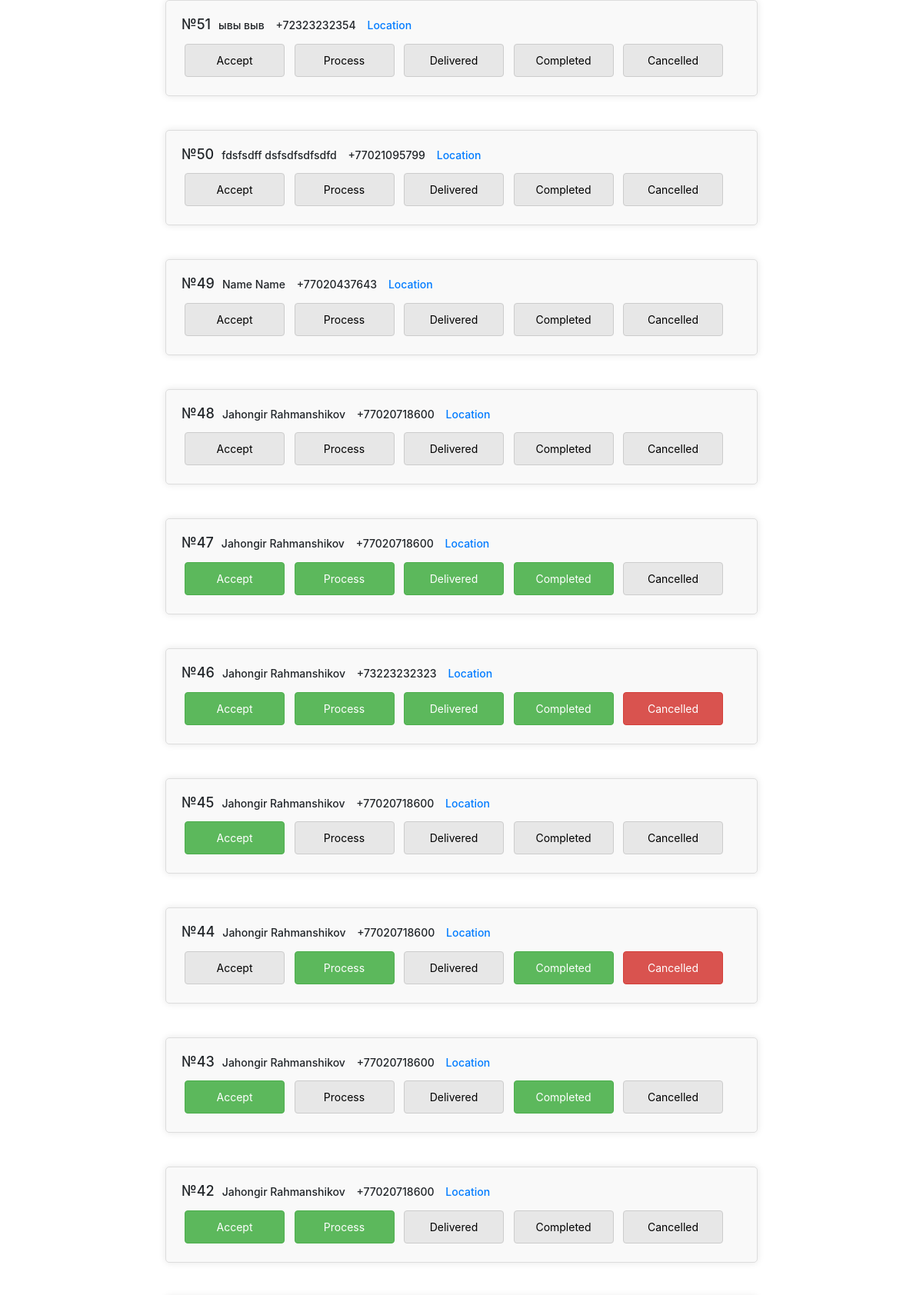
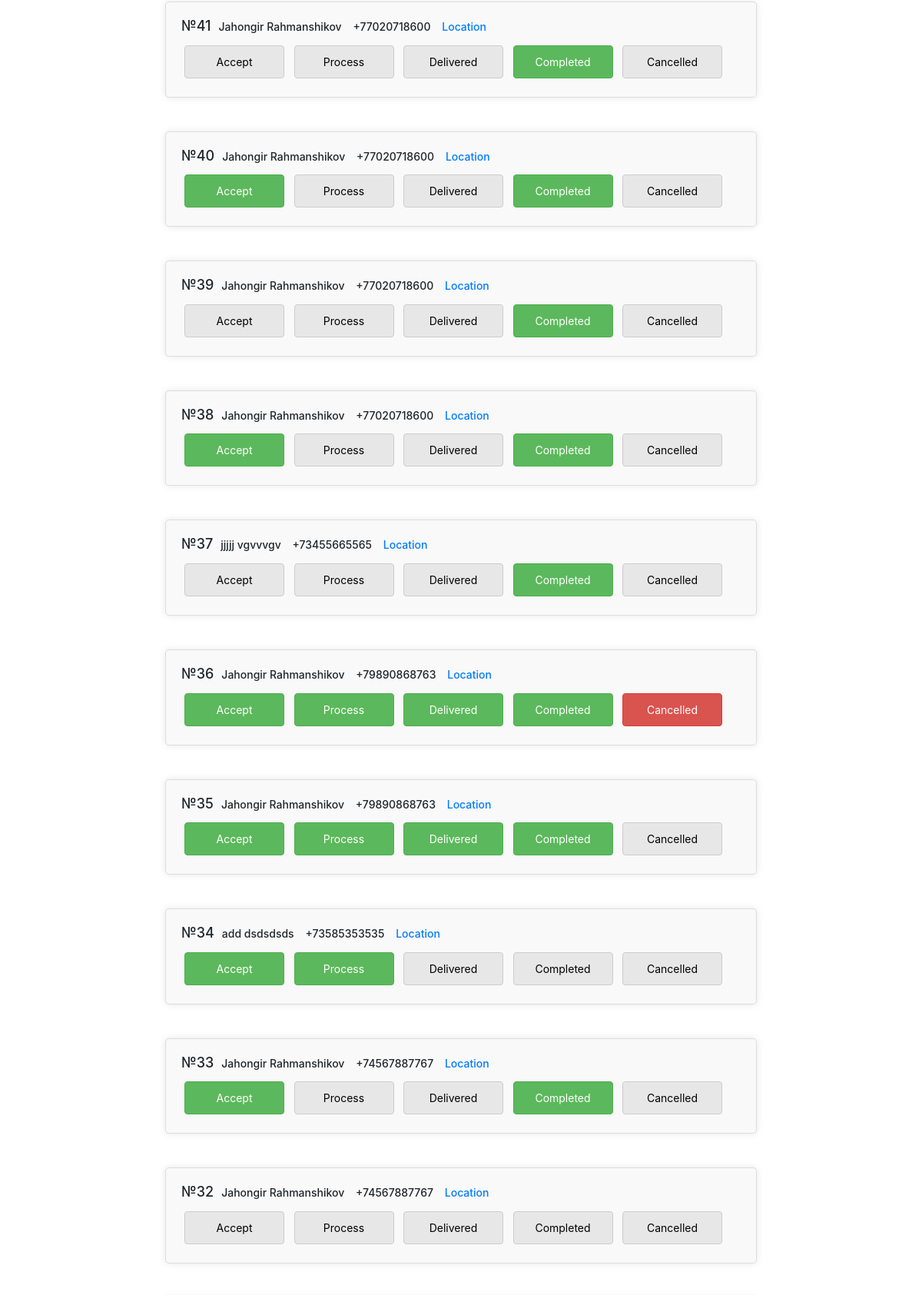
The page / (upper part) on the database its author committed (2 pictures, top to bottom).
### main/models.py (models this page shows, shortened)
class OrderModel(models.Model):
    user = models.ForeignKey(UserModel, on_delete=models.CASCADE, related_name='order_user', default=1)
    productsList = models.ManyToManyField('ProductModel', related_name='order_product')
    description = models.TextField(default='')
    locationLink = models.URLField()
    totalPrice = models.DecimalField(max_digits=10, decimal_places=2)
    createdAt = models.DateTimeField(auto_now_add=True)
    isAccepted = models.BooleanField(default=False)
    isProcess = models.BooleanField(default=False)
    isDelivered = models.BooleanField(default=False)
    isCompleted = models.BooleanField(default=False)
    isCanceled = models.BooleanField(default=False)

class UserModel(models.Model):
    fullName = models.CharField(max_length=255)
    phoneNumber = models.CharField(max_length=20)
    password = models.CharField(max_length=255)
    favoriteProducts = models.ManyToManyField('ProductModel', blank=True)
    orders = models.ManyToManyField('OrderModel', related_name='user_orders', blank=True)

### main/views.py (the view)
# urls.py: path('', indexHadler, name='index-handler'),
def indexHadler(request):
    order_model = OrderModel.objects.all()
    return render(request, 'index.html', {'order_model': order_model})

### templates/index.html (shortened to what this page needs)
    <!DOCTYPE html>
    <html lang="en">
    <head>
        <link rel="stylesheet" href="https://stackpath.bootstrapcdn.com/bootstrap/4.5.2/css/bootstrap.min.css">
        <link rel="stylesheet" href="https://cdnjs.cloudflare.com/ajax/libs/font-awesome/5.15.4/css/all.min.css" />
    </head>
    <body>
        <div class="container-fluid">
            {% for order in order_model reversed %}
            <div class="row mb-4">
                <div class="col-md-8 mx-auto">
                    <div class="container">
                        <h2>№{{ order.id }}<span>{{ order.user.fullName }}</span> <span>{{ order.user.phoneNumber }}</span> <span><a href="{{ order.locationLink }}">Location</a></span></h2>
                        <div class="status-buttons">
                            <button id="acceptBtn-{{ order.id }}" class="button {% if order.isAccepted %} {% if order.isAccepted == True %}green{% else %}button{% endif %} {% endif %}" {% if order.isCanceled %} {% if order.isCanceled == True %}disabled{% endif %} {% endif %} data-order-id="{{ order.id }}" data-status-field="isAccepted">Accept</button>
                            <button id="processBtn-{{ order.id }}" class="button {% if order.isProcess %} {% if order.isProcess == True %}green{% else %}button2{% endif %} {% endif %}" {% if order.isCanceled %} {% if order.isCanceled == True %}disabled{% endif %} {% endif %} data-order-id="{{ order.id }}" data-status-field="isProcess">Process</button>
                            <button id="deliveredBtn-{{ order.id }}" class="button {% if order.isDelivered %} {% if order.isDelivered == True %}green{% else %}button3{% endif %} {% endif %}" {% if order.isCanceled %} {% if order.isCanceled == True %}disabled{% endif %} {% endif %} data-order-id="{{ order.id }}" data-status-field="isDelivered">Delivered</button>
                            <button id="completedBtn-{{ order.id }}" class="button {% if order.isCompleted %} {% if order.isCompleted == True %}green{% else %}button4{% endif %} {% endif %}" {% if order.isCanceled %} {% if order.isCanceled == True %}disabled{% endif %} {% endif %} data-order-id="{{ order.id }}" data-status-field="isCompleted">Completed</button>
                            <button id="cancelledBtn-{{ order.id }}" class="button {% if order.isCanceled %} {% if order.isCanceled == True %}red{% else %}button5{% endif %} {% endif %}" {% if order.isCanceled %} {% if order.isCanceled == True %}disabled{% endif %} {% endif %} data-order-id="{{ order.id }}" data-status-field="isCanceled">Cancelled</button>
                        </div>
                    </div>
                </div>
            </div>
            {% endfor %}
        </div>
    </body>
    </html>

### templates/index.html (style rules this page uses)
.button { background-color: #e7e7e7; color: black; padding: 10px 20px; text-align: center; text-decoration: none; display: inline-block; font-size: 14px; margin: 4px; border: 1px solid #ccc; border-radius: 4px; transition: background-color 0.3s ease; width: 130px; }
.button.green { background-color: #5cb85c; color: white; border-color: #4cae4c; }
.button.red { background-color: #d9534f; color: white; border-color: #d43f3a; }
.container { border: 1px solid #ddd; border-radius: 5px; padding: 20px; margin-bottom: 20px; background-color: #f9f9f9; box-shadow: 0 0 10px rgba(0,0,0,0.1); }
h2 { font-size: 18px; margin-bottom: 10px; }
span { font-size: 14px; margin-left: 10px; }
a { color: #007bff; text-decoration: none; }

### rows shown on the page
OrderModel: id "51", user.fullName "ывы выв", user.phoneNumber "+72323232354"
OrderModel: id "50", user.fullName "fdsfsdff dsfsdfsdfsdfd", user.phoneNumber "+77021095799"
OrderModel: id "49", user.fullName "Name Name", user.phoneNumber "+77020437643"
OrderModel: id "48", user.fullName "Jahongir Rahmanshikov", user.phoneNumber "+77020718600"
OrderModel: id "47", user.fullName "Jahongir Rahmanshikov", user.phoneNumber "+77020718600"
OrderModel: id "46", user.fullName "Jahongir Rahmanshikov", user.phoneNumber "+73223232323"
OrderModel: id "45", user.fullName "Jahongir Rahmanshikov", user.phoneNumber "+77020718600"
OrderModel: id "44", user.fullName "Jahongir Rahmanshikov", user.phoneNumber "+77020718600"
OrderModel: id "43", user.fullName "Jahongir Rahmanshikov", user.phoneNumber "+77020718600"
OrderModel: id "42", user.fullName "Jahongir Rahmanshikov", user.phoneNumber "+77020718600"
OrderModel: id "41", user.fullName "Jahongir Rahmanshikov", user.phoneNumber "+77020718600"
OrderModel: id "40", user.fullName "Jahongir Rahmanshikov", user.phoneNumber "+77020718600"
OrderModel: id "39", user.fullName "Jahongir Rahmanshikov", user.phoneNumber "+77020718600"
OrderModel: id "38", user.fullName "Jahongir Rahmanshikov", user.phoneNumber "+77020718600"
OrderModel: id "37", user.fullName "jjjjj vgvvvgv", user.phoneNumber "+73455665565"
OrderModel: id "36", user.fullName "Jahongir Rahmanshikov", user.phoneNumber "+79890868763"
OrderModel: id "35", user.fullName "Jahongir Rahmanshikov", user.phoneNumber "+79890868763"
OrderModel: id "34", user.fullName "add dsdsdsds", user.phoneNumber "+73585353535"
OrderModel: id "33", user.fullName "Jahongir Rahmanshikov", user.phoneNumber "+74567887767"
OrderModel: id "32", user.fullName "Jahongir Rahmanshikov", user.phoneNumber "+74567887767"
